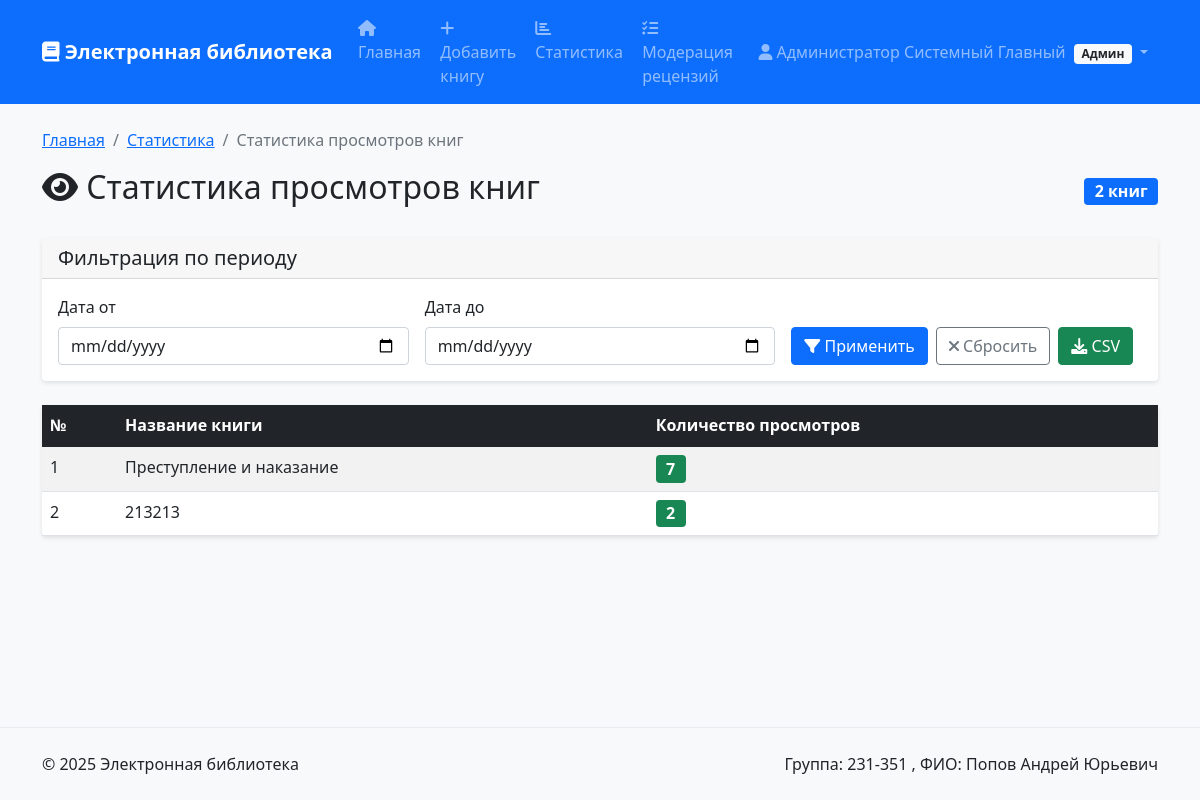
The app's page /statistics/book-views (signed in) with its own data.
### tables this page shows
CREATE TABLE users (
            id INTEGER PRIMARY KEY AUTOINCREMENT,
            login TEXT NOT NULL UNIQUE,
            password_hash TEXT NOT NULL,
            last_name TEXT NOT NULL,
            first_name TEXT NOT NULL,
            middle_name TEXT,
            role_id INTEGER NOT NULL,
            FOREIGN KEY (role_id) REFERENCES roles(id)
        );

CREATE TABLE books (
            id INTEGER PRIMARY KEY AUTOINCREMENT,
            title TEXT NOT NULL,
            short_description TEXT NOT NULL,
            publication_year INTEGER NOT NULL,
            publisher TEXT NOT NULL,
            author TEXT NOT NULL,
            page_count INTEGER NOT NULL
        );

### app.py (the view)
    def decorated_function(*args, **kwargs):
        user = get_current_user()
        if not user or user['role_name'] != 'administrator':
            flash('У вас недостаточно прав для выполнения данного действия')
            return redirect(url_for('index'))
        return f(*args, **kwargs)

### app.py (called while the page is built)
def get_db():
    if 'db' not in g:
        g.db = sqlite3.connect(DATABASE)
        g.db.row_factory = sqlite3.Row
        g.db.execute('PRAGMA foreign_keys = ON')
    return g.db

@app.teardown_appcontext
def close_db_connection(error):
    close_db(error)

def get_current_user():
    if 'user_id' not in session:
        return None
    db = get_db()
    user = db.execute("""
        SELECT u.*, r.name as role_name
        FROM users u
        JOIN roles r ON u.role_id = r.id
        WHERE u.id = ?
    """, (session['user_id'],)).fetchone()
    return user

def login_required(f):
    def decorated_function(*args, **kwargs):
        if 'user_id' not in session:
            flash('Для выполнения данного действия необходимо пройти процедуру аутентификации')
            return redirect(url_for('login'))
        return f(*args, **kwargs)
    decorated_function.__name__ = f.__name__
    return decorated_function

def admin_required(f):
    def decorated_function(*args, **kwargs):
        user = get_current_user()
        if not user or user['role_name'] != 'administrator':
            flash('У вас недостаточно прав для выполнения данного действия')
            return redirect(url_for('index'))
        return f(*args, **kwargs)
    decorated_function.__name__ = f.__name__
    return decorated_function

@app.context_processor
def inject_user():
    return dict(current_user=get_current_user())

### templates/admin/book_views.html (shortened to what this page needs)
{% extends "base.html" %}
{% block content %}
<div class="row">
    <div class="col-12">
        <nav aria-label="breadcrumb">
            <ol class="breadcrumb">
                <li class="breadcrumb-item"><a href="{{ url_for('index') }}">Главная</a></li>
                <li class="breadcrumb-item"><a href="{{ url_for('statistics') }}">Статистика</a></li>
                <li class="breadcrumb-item active">Статистика просмотров книг</li>
            </ol>
        </nav>
        <div class="d-flex justify-content-between align-items-center mb-4">
            <h2>
                <i class="fas fa-eye"></i> Статистика просмотров книг
            </h2>
            <span class="badge bg-primary fs-6">{{ total_books }} книг</span>
        </div>
        <div class="card mb-4">
            <div class="card-header">
                <h5 class="mb-0">Фильтрация по периоду</h5>
            </div>
            <div class="card-body">
                <form class="row g-3" method="GET">
                    <div class="col-md-4">
                        <label for="date_from" class="form-label">Дата от</label>
                        <input type="date" class="form-control" id="date_from" name="date_from"
                               value="{{ date_from or '' }}">
                    </div>
                    <div class="col-md-4">
                        <label for="date_to" class="form-label">Дата до</label>
                        <input type="date" class="form-control" id="date_to" name="date_to"
                               value="{{ date_to or '' }}">
                    </div>
                    <div class="col-md-4 d-flex align-items-end">
                        <button type="submit" class="btn btn-primary me-2">
                            <i class="fas fa-filter"></i> Применить
                        </button>
                        <a href="{{ url_for('book_views_stats') }}" class="btn btn-outline-secondary me-2">
                            <i class="fas fa-times"></i> Сбросить
                        </a>
                        <a href="{{ url_for('export_book_views_csv', date_from=date_from, date_to=date_to) }}"
                           class="btn btn-success">
                            <i class="fas fa-download"></i> CSV
                        </a>
                    </div>
                </form>
            </div>
        </div>
        {% if book_stats %}
            <div class="card">
                <div class="table-responsive">
                    <table class="table table-striped table-hover mb-0">
                        <thead class="table-dark">
                            <tr>
                                <th>№</th>
                                <th>Название книги</th>
                                <th>Количество просмотров</th>
                            </tr>
                        </thead>
                        <tbody>
                            {% for stat in book_stats %}
                                <tr>
                                    <td>{{ (page - 1) * 10 + loop.index }}</td>
                                    <td>{{ stat.title }}</td>
                                    <td>
                                        <span class="badge bg-success fs-6">{{ stat.total_views }}</span>
                                    </td>
                                </tr>
                            {% endfor %}
                        </tbody>
                    </table>
                </div>
            </div>
        {% endif %}
    </div>
</div>
{% endblock %}

### templates/base.html (shortened to what this page needs)
<!DOCTYPE html>
<html lang="ru">
<head>
    <link href="https://cdn.jsdelivr.net/npm/bootstrap@5.1.3/dist/css/bootstrap.min.css" rel="stylesheet">
    <link href="https://cdnjs.cloudflare.com/ajax/libs/font-awesome/6.0.0/css/all.min.css" rel="stylesheet">
    <link href="https://cdnjs.cloudflare.com/ajax/libs/easymde/2.18.0/easymde.min.css" rel="stylesheet">
</head>
<body>
    <nav class="navbar navbar-expand-lg navbar-dark bg-primary">
        <div class="container">
            <a class="navbar-brand" href="{{ url_for('index') }}">
                <i class="fas fa-book"></i> Электронная библиотека
            </a>
            <div class="collapse navbar-collapse" id="navbarNav">
                <ul class="navbar-nav me-auto">
                    <li class="nav-item">
                        <a class="nav-link" href="{{ url_for('index') }}">
                            <i class="fas fa-home"></i> Главная
                        </a>
                    </li>
                    {% if current_user %}
                        {% if current_user.role_name == 'administrator' %}
                            <li class="nav-item">
                                <a class="nav-link" href="{{ url_for('add_book') }}">
                                    <i class="fas fa-plus"></i> Добавить книгу
                                </a>
                            </li>
                            <li class="nav-item">
                                <a class="nav-link" href="{{ url_for('statistics') }}">
                                    <i class="fas fa-chart-bar"></i> Статистика
                                </a>
                            </li>
                        {% endif %}
                        {% if current_user.role_name in ['administrator', 'moderator'] %}
                            <li class="nav-item">
                                <a class="nav-link" href="{{ url_for('moderate_reviews') }}">
                                    <i class="fas fa-tasks"></i> Модерация рецензий
                                </a>
                            </li>
                        {% endif %}
                    {% endif %}
                </ul>
                <ul class="navbar-nav">
                    {% if current_user %}
                        <li class="nav-item dropdown">
                            <a class="nav-link dropdown-toggle" href="#" role="button" data-bs-toggle="dropdown">
                                <i class="fas fa-user"></i>
                                {{ current_user.last_name }} {{ current_user.first_name }}
                                {% if current_user.middle_name %}{{ current_user.middle_name }}{% endif %}
                                <span class="badge bg-light text-dark ms-1">
                                    {% if current_user.role_name == 'administrator' %}Админ
                                    {% elif current_user.role_name == 'moderator' %}Модер
                                    {% else %}Польз{% endif %}
                                </span>
                            </a>
                        </li>
                    {% else %}
                        <li class="nav-item">
                            <a class="nav-link" href="{{ url_for('login') }}">
                                <i class="fas fa-sign-in-alt"></i> Войти
                            </a>
                        </li>
                    {% endif %}
                </ul>
            </div>
        </div>
    </nav>
    <main class="container mt-4">
        {% block content %}{% endblock %}
    </main>
    <footer class="bg-light mt-5 py-4">
        <div class="container">
            <div class="row">
                <div class="col-md-6">
                    <p class="mb-0">&copy; 2025 Электронная библиотека</p>
                </div>
                <div class="col-md-6 text-end">
                    <p class="mb-0">Группа: 231-351 , ФИО: Попов Андрей Юрьевич</p>
                </div>
            </div>
        </div>
    </footer>
</body>
</html>

### templates/base.html (style rules this page uses)
body { min-height: 100vh; display: flex; flex-direction: column; background-color: #f8f9fa; }
main { flex: 1; }
.card { transition: transform 0.2s ease-in-out, box-shadow 0.2s ease-in-out; border: none; box-shadow: 0 2px 4px rgba(0,0,0,0.1); }
.navbar-brand { font-weight: bold; }
.navbar-nav .nav-link { border-radius: 0.25rem; margin: 0 0.1rem; transition: background-color 0.2s ease-in-out; }
footer { margin-top: auto; border-top: 1px solid #e9ecef; }

### records on screen
users: last_name "Администратор", first_name "Системный", middle_name "Главный"
books: index "1", title "Преступление и наказание", total_views "7"
books: index "2", title "213213", total_views "2"

### other values on screen
{{ total_books }} "2"
